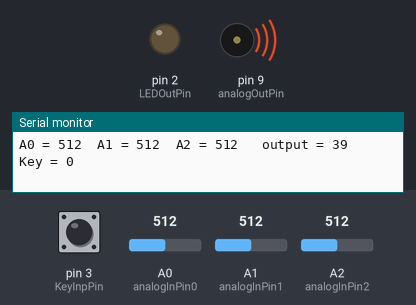
Bench run of a sketch on a simulated Arduino Uno, built with avr-gcc and run on an emulated ATmega328P. Shown: output pins drawn as LEDs (lit = HIGH), buzzer (waves = sounding), the last lines printed to the serial monitor. The test bench sets the inputs (shaded band); at power-on: pin 3 (KeyInpPin) LOW, A0 (analogInPin0) = 512, A2 (analogInPin2) = 512, A1 (analogInPin1) = 512.

Above: at 1.2 s.
1.3 s: pin 3 (KeyInpPin) pulled HIGH for 0.25 s
At 1.51 s:
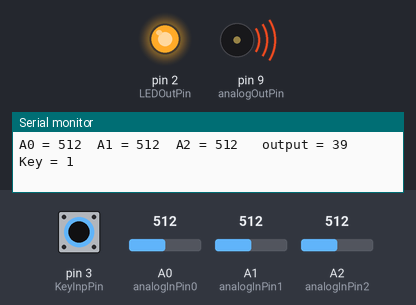
3.1 s: A0 (analogInPin0) set to 716
At 3.6 s:
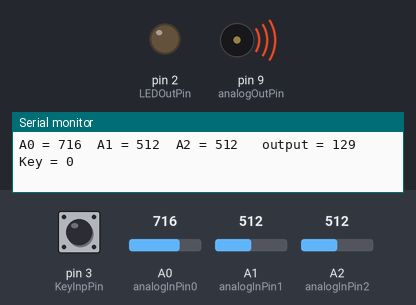
9.1 s: A2 (analogInPin2) set to 107
12.1 s: A2 (analogInPin2) set to 91
15.1 s: pin 3 (KeyInpPin) pulled HIGH for 3.2 s
At 15.9 s:
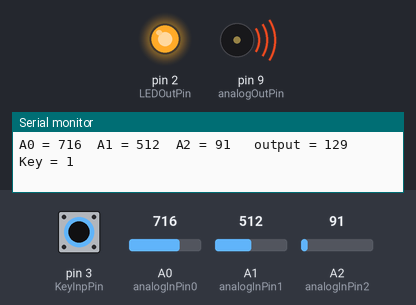
Timing chart, 0 to 19.8 s (numbered marks = the images above; inputs shaded):
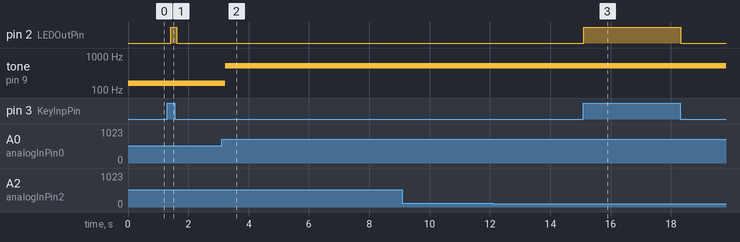

Measured:
- after the input at 1.3 s, pin 2 (LEDOutPin): LOW → HIGH after 0.11 s, → LOW 0.20 s later
- after the input at 3.1 s, tone on pin 9 (analogOutPin): 156 Hz → 516 Hz after 0.12 s
- after the input at 15.1 s, pin 2 (LEDOutPin): LOW → HIGH at once, → LOW 3.2 s later

The sketch:

VIN_Simple_Breadboard_Demo.ino
```cpp
/*
  Analog input, analog output, serial output

  Reads an analog input pins, maps the result to a range from 0 to 255 and uses
  the result to set the pulse width modulation (PWM) of an output pin.
  Also reads and writes other pins and prints the results to the Serial Monitor.

  The circuit:
  - LDR, Thermistor, potentiometer connected to analog pins 0,1,2.
    Center pin of the potentiometer goes to the analog pin.
    side pins of the potentiometer go to +5V and ground
  - LED connected to digital pin 2 (GND means LED ON)
  - Key connected to digitaln pin 3 (GND means key pressed)

*/
// These constants won't change. They're used to give names to the pins used:
const int analogInPin0 = A0;  // Analog input pin that the potentiometer is attached to
const int analogInPin1 = A1;  // Analog input pin that the potentiometer is attached to
const int analogInPin2 = A2;  // Analog input pin that the potentiometer is attached to

const int analogOutPin = 9; // Analog output pin that the Buzzer or LED is attached to

const int LEDOutPin = 2; // Digital output pin that the LED is attached to
const int KeyInpPin = 3; // Digital output pin that the Key is attached to

int ValueA0 = 0;        // value read from the pot
int ValueA1 = 0;        // value read from the pot
int ValueA2 = 0;        // value read from the pot
int outputValue = 0;    // value output to the PWM (analog out)
int KeyValue = 0;       // value of Key input pin

void setup() {

  pinMode(LEDOutPin, OUTPUT);
  // initialize serial communications at 9600 bps:
  Serial.begin(9600);
}

void loop() {
  // read the analog in value:
  ValueA0 = analogRead(analogInPin0);

  // read the analog in value:
  ValueA1 = analogRead(analogInPin1);

    // read the analog in value:
  ValueA2 = analogRead(analogInPin2);

// map it to the range of the analog out:
  outputValue = map(ValueA0, 650, 1000, 100, 255);

  // change the analog out value:
  //analogWrite(analogOutPin, outputValue);
  tone(analogOutPin, 4*outputValue);

  // read key input value
  KeyValue = digitalRead(KeyInpPin);
  digitalWrite(LEDOutPin,KeyValue);


  // print the results to the Serial Monitor:
  Serial.print("A0 = ");
  Serial.print(ValueA0);
  Serial.print("\tA1 = ");
  Serial.print(ValueA1);
  Serial.print("\tA2 = ");
  Serial.print(ValueA2);
  Serial.print("\t output = ");
  Serial.print(outputValue);
  Serial.print("\t Key = ");
  Serial.println(KeyValue);

  // wait 2 milliseconds before the next loop for the analog-to-digital
  // converter to settle after the last reading:
  delay(200);
}
```
